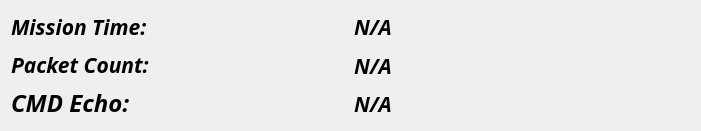
   <widget class="QWidget" name="telemetry_container_8" native="true">
    <property name="geometry">
     <rect>
      <x>310</x>
      <y>110</y>
      <width>701</width>
      <height>131</height>
     </rect>
    </property>
    <property name="sizePolicy">
     <sizepolicy hsizetype="Expanding" vsizetype="Expanding">
      <horstretch>1</horstretch>
      <verstretch>1</verstretch>
     </sizepolicy>
    </property>
    <property name="font">
     <font>
      <family>Noto Sans</family>
      <pointsize>16</pointsize>
      <italic>true</italic>
     </font>
    </property>
    <property name="styleSheet">
     <string notr="true"/>
    </property>
    <layout class="QGridLayout" name="gridLayout_13">
     <item row="0" column="0">
      <layout class="QVBoxLayout" name="simulation_panel_5" stretch="0">
       <property name="sizeConstraint">
        <enum>QLayout::SetMinimumSize</enum>
       </property>
       <item>
        <layout class="QHBoxLayout" name="horizontalLayout_15" stretch="0,0">
         <item>
          <layout class="QVBoxLayout" name="verticalLayout_22">
           <item>
            <widget class="QLabel" name="mission_time">
             <property name="sizePolicy">
              <sizepolicy hsizetype="Preferred" vsizetype="Preferred">
               <horstretch>0</horstretch>
               <verstretch>0</verstretch>
              </sizepolicy>
             </property>
             <property name="font">
              <font>
               <family>Noto Sans</family>
               <pointsize>16</pointsize>
               <weight>75</weight>
               <italic>true</italic>
               <bold>true</bold>
              </font>
             </property>
             <property name="styleSheet">
              <string notr="true"/>
             </property>
             <property name="text">
              <string>Mission Time:</string>
             </property>
            </widget>
           </item>
           <item>
            <widget class="QLabel" name="packet_count">
             <property name="font">
              <font>
               <family>Noto Sans</family>
               <pointsize>16</pointsize>
               <weight>75</weight>
               <italic>true</italic>
               <bold>true</bold>
              </font>
             </property>
             <property name="styleSheet">
              <string notr="true">border: none;</string>
             </property>
             <property name="text">
              <string>Packet Count:</string>
             </property>
            </widget>
           </item>
           <item>
            <widget class="QLabel" name="cmd_echo">
             <property name="font">
              <font>
               <family>Noto Sans</family>
               <pointsize>18</pointsize>
               <weight>75</weight>
               <italic>true</italic>
               <bold>true</bold>
              </font>
             </property>
             <property name="styleSheet">
              <string notr="true">border: none;</string>
             </property>
             <property name="text">
              <string>CMD Echo:</string>
             </property>
            </widget>
           </item>
          </layout>
         </item>
         <item>
          <layout class="QVBoxLayout" name="state_fields_5">
           <item>
            <widget class="QLabel" name="MISSION_TIME">
             <property name="font">
              <font>
               <family>Noto Sans</family>
               <pointsize>16</pointsize>
               <weight>75</weight>
               <italic>true</italic>
               <bold>true</bold>
              </font>
             </property>
             <property name="text">
              <string>N/A</string>
             </property>
            </widget>
           </item>
           <item>
            <widget class="QLabel" name="PACKET_COUNT">
             <property name="font">
              <font>
               <family>Noto Sans</family>
               <pointsize>16</pointsize>
               <weight>75</weight>
               <italic>true</italic>
               <bold>true</bold>
              </font>
             </property>
             <property name="text">
              <string>N/A</string>
             </property>
            </widget>
           </item>
           <item>
            <widget class="QLabel" name="CMD_ECHO">
             <property name="font">
              <font>
               <family>Noto Sans</family>
               <pointsize>16</pointsize>
               <weight>75</weight>
               <italic>true</italic>
               <bold>true</bold>
              </font>
             </property>
             <property name="text">
              <string>N/A</string>
             </property>
            </widget>
           </item>
          </layout>
         </item>
        </layout>
       </item>
      </layout>
     </item>
    </layout>
   </widget>
